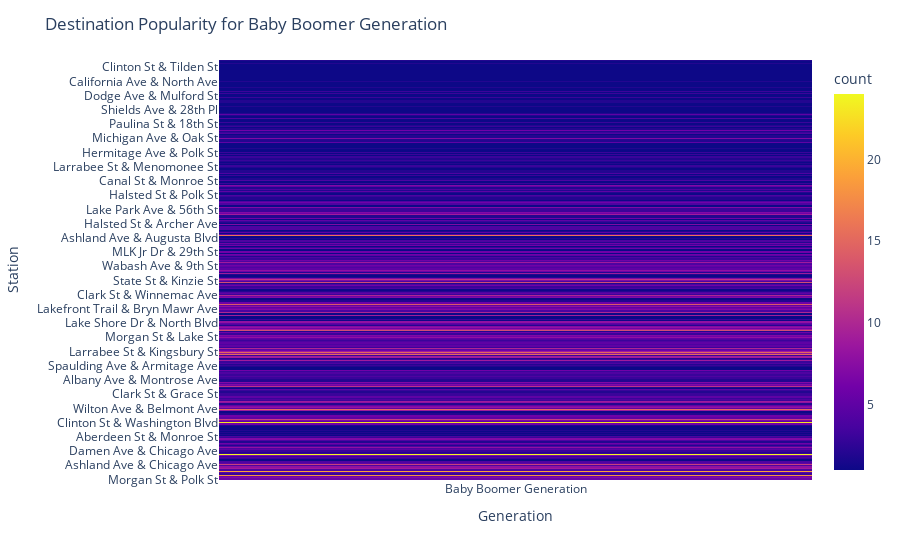
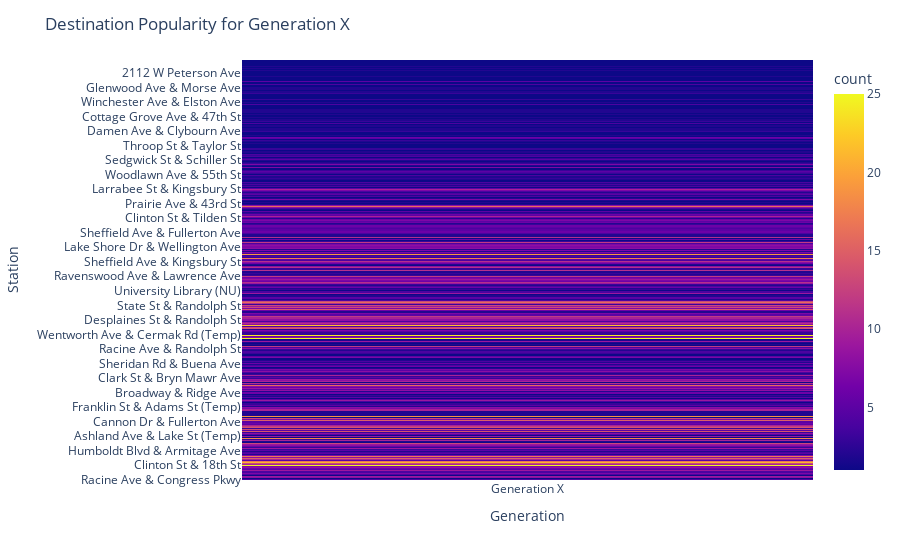
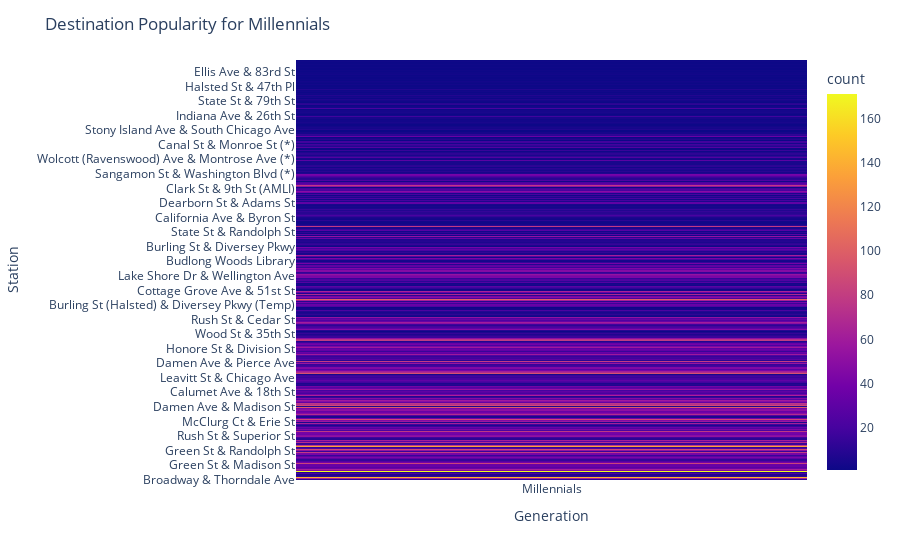
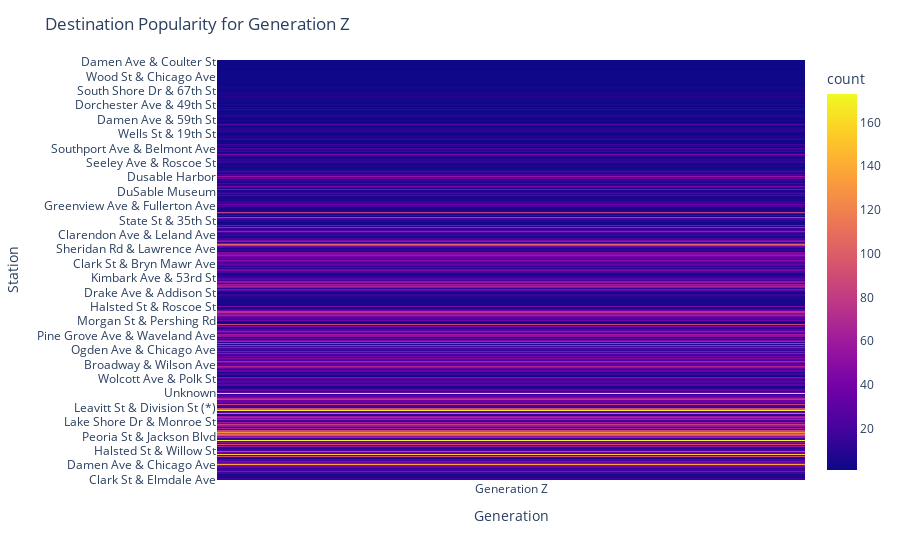

Notebook source saved alongside these figures, in order:
### Code cell
for generation, years in generations.items():
    # Filter the data for the current generation
    filtered_data = subscriber_bike_data[subscriber_bike_data['generation'] == generation]
    
    # Create the heatmap for the current generation
    fig = px.density_heatmap(filtered_data, x='generation', y='to_station_name', nbinsx=2)
    fig.update_layout(
        title=f'Destination Popularity for {generation}',
        xaxis_title='Generation',
        yaxis_title='Station'
    )
    
    # Display or save the heatmap as needed
    fig.show()

### Figure 1 — Plotly figure (JSON) as saved in the notebook; plotly's stock layout.template omitted (floating-point values rounded to 4 significant figures; data arrays with more than 128 entries replaced by an {"elided": "..."} marker saying what was removed)
{"data": [{"coloraxis": "coloraxis", "hovertemplate": "generation=%{x}<br>to_station_name=%{y}<br>count=%{z}<extra></extra>", "name": "", "nbinsx": 2, "type": "histogram2d", "x": {"elided": "1474 str values"}, "xaxis": "x", "xbingroup": "x", "y": {"elided": "1474 str values"}, "yaxis": "y", "ybingroup": "y"}], "layout": {"coloraxis": {"colorbar": {"title": {"text": "count"}}, "colorscale": [[0, "#0d0887"], [0.1111, "#46039f"], [0.2222, "#7201a8"], [0.3333, "#9c179e"], [0.4444, "#bd3786"], [0.5556, "#d8576b"], [0.6667, "#ed7953"], [0.7778, "#fb9f3a"], [0.8889, "#fdca26"], [1, "#f0f921"]]}, "legend": {"tracegroupgap": 0}, "margin": {"t": 60}, "title": {"text": "Destination Popularity for Baby Boomer Generation"}, "xaxis": {"anchor": "y", "domain": [0, 1], "title": {"text": "Generation"}}, "yaxis": {"anchor": "x", "domain": [0, 1], "title": {"text": "Station"}}}}

### Figure 2 — Plotly figure (JSON) as saved in the notebook; plotly's stock layout.template omitted (floating-point values rounded to 4 significant figures; data arrays with more than 128 entries replaced by an {"elided": "..."} marker saying what was removed)
{"data": [{"coloraxis": "coloraxis", "hovertemplate": "generation=%{x}<br>to_station_name=%{y}<br>count=%{z}<extra></extra>", "name": "", "nbinsx": 2, "type": "histogram2d", "x": {"elided": "2106 str values"}, "xaxis": "x", "xbingroup": "x", "y": {"elided": "2106 str values"}, "yaxis": "y", "ybingroup": "y"}], "layout": {"coloraxis": {"colorbar": {"title": {"text": "count"}}, "colorscale": [[0, "#0d0887"], [0.1111, "#46039f"], [0.2222, "#7201a8"], [0.3333, "#9c179e"], [0.4444, "#bd3786"], [0.5556, "#d8576b"], [0.6667, "#ed7953"], [0.7778, "#fb9f3a"], [0.8889, "#fdca26"], [1, "#f0f921"]]}, "legend": {"tracegroupgap": 0}, "margin": {"t": 60}, "title": {"text": "Destination Popularity for Generation X"}, "xaxis": {"anchor": "y", "domain": [0, 1], "title": {"text": "Generation"}}, "yaxis": {"anchor": "x", "domain": [0, 1], "title": {"text": "Station"}}}}

### Figure 3 — Plotly figure (JSON) as saved in the notebook; plotly's stock layout.template omitted (floating-point values rounded to 4 significant figures; data arrays with more than 128 entries replaced by an {"elided": "..."} marker saying what was removed)
{"data": [{"coloraxis": "coloraxis", "hovertemplate": "generation=%{x}<br>to_station_name=%{y}<br>count=%{z}<extra></extra>", "name": "", "nbinsx": 2, "type": "histogram2d", "x": {"elided": "12641 str values"}, "xaxis": "x", "xbingroup": "x", "y": {"elided": "12641 str values"}, "yaxis": "y", "ybingroup": "y"}], "layout": {"coloraxis": {"colorbar": {"title": {"text": "count"}}, "colorscale": [[0, "#0d0887"], [0.1111, "#46039f"], [0.2222, "#7201a8"], [0.3333, "#9c179e"], [0.4444, "#bd3786"], [0.5556, "#d8576b"], [0.6667, "#ed7953"], [0.7778, "#fb9f3a"], [0.8889, "#fdca26"], [1, "#f0f921"]]}, "legend": {"tracegroupgap": 0}, "margin": {"t": 60}, "title": {"text": "Destination Popularity for Millennials"}, "xaxis": {"anchor": "y", "domain": [0, 1], "title": {"text": "Generation"}}, "yaxis": {"anchor": "x", "domain": [0, 1], "title": {"text": "Station"}}}}

### Figure 4 — Plotly figure (JSON) as saved in the notebook; plotly's stock layout.template omitted (floating-point values rounded to 4 significant figures; data arrays with more than 128 entries replaced by an {"elided": "..."} marker saying what was removed)
{"data": [{"coloraxis": "coloraxis", "hovertemplate": "generation=%{x}<br>to_station_name=%{y}<br>count=%{z}<extra></extra>", "name": "", "nbinsx": 2, "type": "histogram2d", "x": {"elided": "13239 str values"}, "xaxis": "x", "xbingroup": "x", "y": {"elided": "13239 str values"}, "yaxis": "y", "ybingroup": "y"}], "layout": {"coloraxis": {"colorbar": {"title": {"text": "count"}}, "colorscale": [[0, "#0d0887"], [0.1111, "#46039f"], [0.2222, "#7201a8"], [0.3333, "#9c179e"], [0.4444, "#bd3786"], [0.5556, "#d8576b"], [0.6667, "#ed7953"], [0.7778, "#fb9f3a"], [0.8889, "#fdca26"], [1, "#f0f921"]]}, "legend": {"tracegroupgap": 0}, "margin": {"t": 60}, "title": {"text": "Destination Popularity for Generation Z"}, "xaxis": {"anchor": "y", "domain": [0, 1], "title": {"text": "Generation"}}, "yaxis": {"anchor": "x", "domain": [0, 1], "title": {"text": "Station"}}}}
